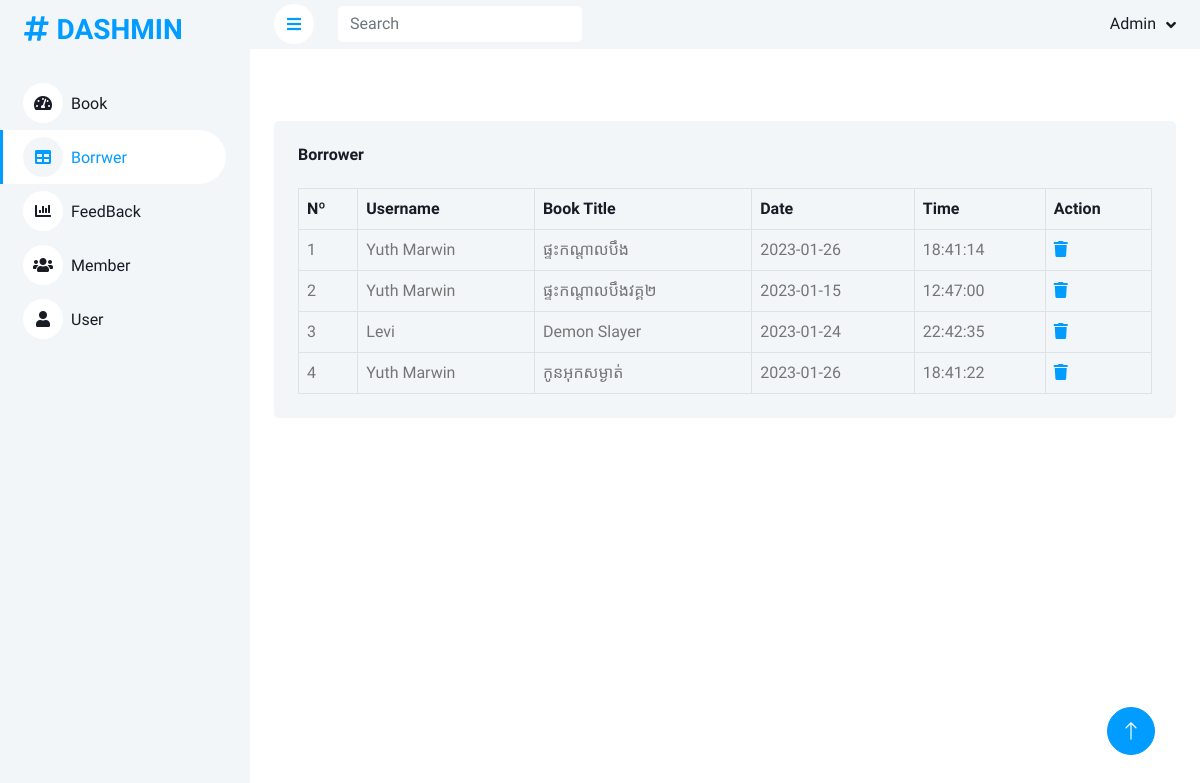
The page /Admin/Dashboard/index.php?p=borrower.php (signed in) on the database its author committed.
### tables this page shows
CREATE TABLE IF NOT EXISTS `tbl_borrower` (
  `id` int NOT NULL AUTO_INCREMENT,
  `img` varchar(100) NOT NULL,
  `title` varchar(255) NOT NULL,
  `author` varchar(255) NOT NULL,
  `category` varchar(255) NOT NULL,
  `username` varchar(100) NOT NULL,
  `date` date NOT NULL,
  `time` time NOT NULL,
  PRIMARY KEY (`id`)
);

### Admin/Dashboard/borrower.php (the view, shortened to what this page needs)
<?php
$sql = "SELECT * FROM tbl_borrower";
$result = mysqli_query($connect,$sql);
?>
<div class="container-fluid pt-4 px-4">
    <div class="bg-light text-center rounded p-4 mt-5">
        <div class="d-flex align-items-center justify-content-between mb-4">
            <h6 class="mb-0">Borrower</h6>
        </div>
        <div class="table-responsive">
            <?php
                if(mysqli_num_rows($result) > 0)
                {
            ?>
            <table class="table text-start align-middle table-bordered table-hover mb-0">
                <thead>
                    <tr class="text-dark">
                        <th scope="col">Nº</th>
                        <th scope="col">Username</th>
                        <th scope="col">Book Title</th>
                        <th scope="col">Date</th>
                        <th scope="col">Time</th>
                        <th>Action</th>
                    </tr>
                </thead>
                <tbody>
                    <?php
                        $i=1;
                        while($row = mysqli_fetch_array($result))
                        {
                    ?>
                    <tr>
                        <td><?=$i?></td>
                        <td><?=$row['username']?></td>
                        <td><?=$row['title']?></td>
                        <td><?=$row['date']?></td>
                        <td><?=$row['time']?></td>
                        <td>
                            <a href="index.php?p=feedback.php&id=<?=$row['id']?>&action=deleteborrow">
                                <span class="fa fa-trash"></span>
                            </a>
                        </td>
                    </tr>
                    <?php
                        $i++;
                        }
                    ?>
                </tbody>
            </table>
            <?php
                }else{
            ?>
            <h2>No Table</h2>
            <?php
                }
            ?>
        </div>
    </div>
</div>

### Admin/Dashboard/include/navbar.php (shortened to what this page needs)
<nav class="navbar navbar-expand bg-light navbar-light sticky-top px-4 py-0">
                <a href="#" class="sidebar-toggler flex-shrink-0">
                    <i class="fa fa-bars"></i>
                </a>
                <form class="d-none d-md-flex ms-4">
                    <input class="form-control border-0" type="search" placeholder="Search">
                </form>
                <div class="navbar-nav align-items-center ms-auto">
                    <div class="nav-item dropdown">
                        <a href="#" class="nav-link dropdown-toggle" data-bs-toggle="dropdown">
                            <span class="d-none d-lg-inline-flex"><?=$row['username']?></span>
                        </a>
                    </div>
                </div>
            </nav>

### Admin/Dashboard/css/style.css (style rules this page uses)
:root { --primary: #009CFF; --light: #F3F6F9; --dark: #191C24; }
.content .navbar .navbar-nav .nav-link { margin-left: 25px; padding: 12px 0; color: var(--dark); outline: none; }
.content .navbar .sidebar-toggler, .content .navbar .navbar-nav .nav-link i { width: 40px; height: 40px; display: inline-flex; align-items: center; justify-content: center; background: #FFFFFF; border-radius: 40px; }
.content .navbar .dropdown-toggle::after { margin-left: 6px; vertical-align: middle; border: none; content: "\f107"; font-family: "Font Awesome 5 Free"; font-weight: 900; transition: .5s; }

### rows shown on the page
tbl_borrower: username "Yuth Marwin", title "ផ្ទះកណ្តាលបឹង", date "2023-01-26", time "18:41:14"
tbl_borrower: username "Yuth Marwin", title "ផ្ទះកណ្តាលបឹងវគ្គ២", date "2023-01-15", time "12:47:00"
tbl_borrower: username "Levi", title "Demon Slayer", date "2023-01-24", time "22:42:35"
tbl_borrower: username "Yuth Marwin", title "កូនអុកសម្ងាត់", date "2023-01-26", time "18:41:22"

### other values the page prints
$row['username'] "Admin"
